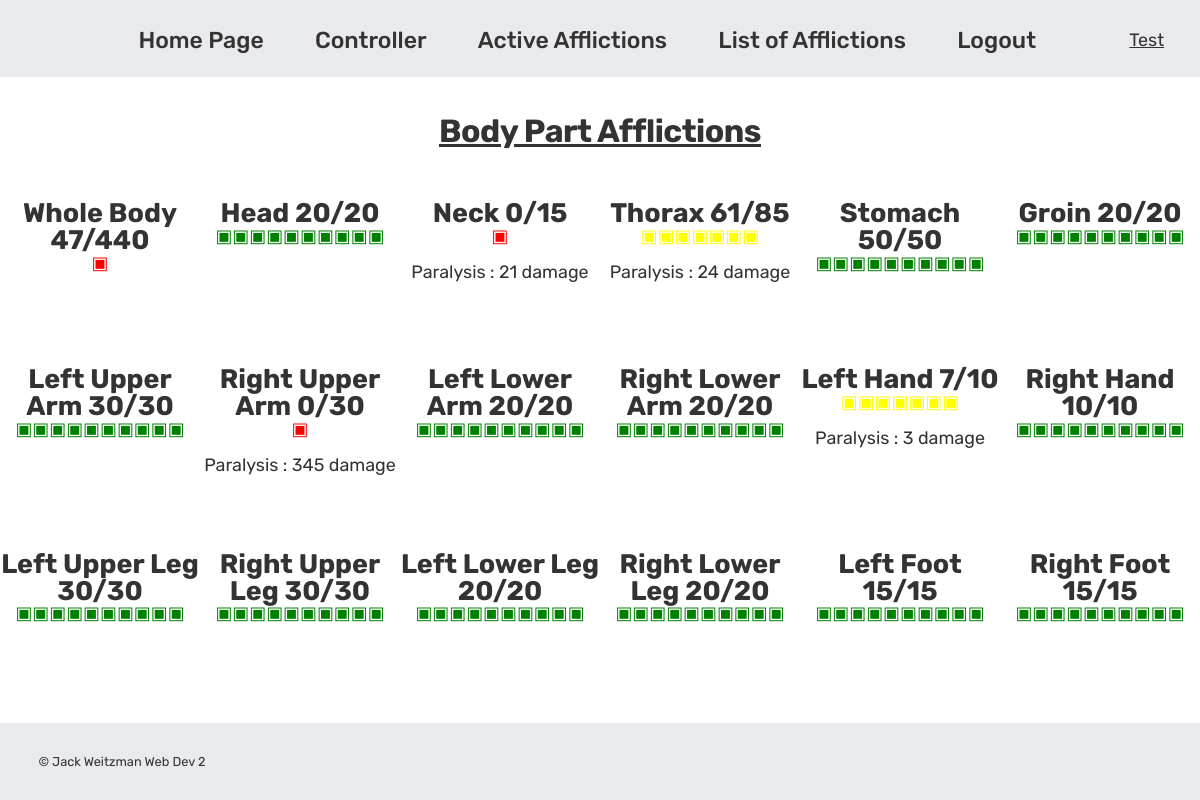
/active (signed in), run on the app's committed database.
### tables this page shows
CREATE TABLE body_part_health
(
    id INTEGER PRIMARY KEY AUTOINCREMENT,
    username TEXT NOT NULL,
    body_part TEXT NOT NULL,
    body_part_health_total INTEGER NOT NULL,
    body_part_health_active INTEGER NOT NULL
);

CREATE TABLE active
(
    id INTEGER PRIMARY KEY AUTOINCREMENT,
    username TEXT NOT NULL,
    body_part TEXT NOT NULL,
    affliction TEXT NOT NULL,
    health INTEGER
);

### app.py (the view)
@app.route("/active")
@login_required
def active():
    if session.get("admin", None) == 1:
        nav = 1
    elif session.get("username", None) is not None:
        nav = 2
    else:
        nav = 3
    username = session["username"]
    db = get_db()
    orderedDict = []
    bodyParts = ["Whole Body","Head","Neck","Thorax","Stomach","Groin","Left Upper Arm","Right Upper Arm","Left Lower Arm","Right Lower Arm","Left Hand","Right Hand","Left Upper Leg","Right Upper Leg","Left Lower Leg","Right Lower Leg","Left Foot","Right Foot"]
    activeAffliction = (db.execute("""SELECT * FROM active WHERE username = ?;""", (session["username"],)).fetchall())
    activeHealth = (db.execute("""SELECT * FROM body_part_health WHERE username = ?;""", (session["username"],)).fetchall())
    for item in bodyParts:
        emptyDict = {}
        emptyDict2 = {}
        for i in activeAffliction:
            if i["body_part"] == item:
                holder = i["affliction"]
                holder2 = i["health"]
                emptyDict[holder] = holder2
        sortedDict = dict(sorted(emptyDict.items(), key=lambda x: x[0].lower()))
        holder = item
        emptyDict2[holder] = sortedDict
        orderedDict.append(emptyDict2)
    return render_template("affliction_active.html", healthList = activeHealth, list2=activeAffliction, part=bodyParts, orderedDict = orderedDict, username = username, nav=nav)

### app.py (called while the page is built)
@app.before_request
def logged_in_user():
    g.user = session.get("username", None)

def login_required(view):
    @wraps(view)
    def wrapped_view(*args, **kwargs):
        if g.user is None:
            return redirect(url_for("login", next=request.url))
        return view(*args, **kwargs)
    return wrapped_view

### database.py (called while the page is built)
def get_db():
    if "db" not in g:
        g.db = sqlite3.connect(DATABASE, detect_types=sqlite3.PARSE_DECLTYPES)
        g.db.row_factory = sqlite3.Row
    return g.db

### templates/affliction_active.html (shortened to what this page needs)
{% extends "base.html" %}
{% block main_content %}
<section id="active">
<h1 class="heading-primary active-heading">Body Part Afflictions</h1>
{% for item in part %}
    <section class="active-body-part">
    {% for j in healthList %}
        {% if j["body_part"] == item %}
            <h2>{{ item }} {{ j["body_part_health_active"] }}/{{ j["body_part_health_total"] }}</h2>
            {% set x = j["body_part_health_active"] %}
            {% set y = j["body_part_health_total"] %}
            {% set z = (x/(y/10))|round|int %}
            {% if z == 0 %}
                {% set z = 1 %}
            {% endif %}
            {% if z == 8 or z == 9 or z == 10 %}
                <p style="color: green">{{ '▣' * z }}</p>
            {% elif z == 5 or z == 6 or z == 7 %}
                <p style="color: yellow;">{{ '▣' * z }}</p>
            {% elif z == 3 or z == 4 %}
                <p style="color: orange;">{{ '▣' * z }}</p>
            {% elif z == 1 or z== 2 %}
                <p style="color: red;">{{ '▣' * z }}</p>
            {% else %}
                <p>Graphic Error</p>
            {% endif %}
        {% endif %}
    {% endfor %}
    {% for i in orderedDict %}
        {% for key, value in i.items() %}
            {% if key == item %}
                {% for key2, value2 in value.items() %}
                    {% if key == "Whole Body" %}
                        <p>{{ key2 }}</p>
                    {% else %}
                        <p>{{ key2 }} : {{ value2 }} damage</p>
                    {% endif %}
                {% endfor %}
            {% endif %}
        {% endfor %}
    {% endfor %}
</section>
{% endfor %}
</section>
{% endblock %}

### static/styles.css (style rules this page uses)
* { padding: 0; margin: 0; box-sizing: border-box; color: #333; }
html { font-size: 80%; --primary-color: #E8EAED; --nav-text-color: #7AA3E1; background-color: #FFF; }
body { font-family: "Rubik", sans-serif; line-height: 1; font-weight: 400; color: #555; }
.heading-primary, .heading-secondary, .heading-tertiary { font-weight: 700; color: #333; letter-spacing: -0.5px; text-align: center; }
.heading-primary { font-size: 2.5rem; line-height: 1.05; margin: 9rem 0 4rem 0; text-decoration: underline; }
#active { display: grid; grid-template-columns: 1fr 1fr 1fr 1fr 1fr 1fr; padding-bottom: 6rem; }
.active-heading { grid-column: 1 / span 6; text-align: center; }
.active-body-part { text-align: center; padding-bottom: 6rem; font-size: 1.4rem; }

### data on the page
body_part_health: body_part "Whole Body", body_part_health_active "47", body_part_health_total "440", value "▣"
body_part_health: body_part "Head", body_part_health_active "20", body_part_health_total "20", value "▣▣▣▣▣▣▣▣▣▣"
body_part_health: body_part "Neck", body_part_health_active "0", body_part_health_total "15", value "▣"
active: affliction "Paralysis", health "21"
body_part_health: body_part "Thorax", body_part_health_active "61", body_part_health_total "85", value "▣▣▣▣▣▣▣"
active: affliction "Paralysis", health "24"
body_part_health: body_part "Stomach", body_part_health_active "50", body_part_health_total "50", value "▣▣▣▣▣▣▣▣▣▣"
body_part_health: body_part "Groin", body_part_health_active "20", body_part_health_total "20", value "▣▣▣▣▣▣▣▣▣▣"
body_part_health: body_part "Left Upper Arm", body_part_health_active "30", body_part_health_total "30", value "▣▣▣▣▣▣▣▣▣▣"
body_part_health: body_part "Right Upper Arm", body_part_health_active "0", body_part_health_total "30", value "▣"
active: affliction "Paralysis", health "345"
body_part_health: body_part "Left Lower Arm", body_part_health_active "20", body_part_health_total "20", value "▣▣▣▣▣▣▣▣▣▣"
body_part_health: body_part "Right Lower Arm", body_part_health_active "20", body_part_health_total "20", value "▣▣▣▣▣▣▣▣▣▣"
body_part_health: body_part "Left Hand", body_part_health_active "7", body_part_health_total "10", value "▣▣▣▣▣▣▣"
active: affliction "Paralysis", health "3"
body_part_health: body_part "Right Hand", body_part_health_active "10", body_part_health_total "10", value "▣▣▣▣▣▣▣▣▣▣"
body_part_health: body_part "Left Upper Leg", body_part_health_active "30", body_part_health_total "30", value "▣▣▣▣▣▣▣▣▣▣"
body_part_health: body_part "Right Upper Leg", body_part_health_active "30", body_part_health_total "30", value "▣▣▣▣▣▣▣▣▣▣"
body_part_health: body_part "Left Lower Leg", body_part_health_active "20", body_part_health_total "20", value "▣▣▣▣▣▣▣▣▣▣"
body_part_health: body_part "Right Lower Leg", body_part_health_active "20", body_part_health_total "20", value "▣▣▣▣▣▣▣▣▣▣"
body_part_health: body_part "Left Foot", body_part_health_active "15", body_part_health_total "15", value "▣▣▣▣▣▣▣▣▣▣"
body_part_health: body_part "Right Foot", body_part_health_active "15", body_part_health_total "15", value "▣▣▣▣▣▣▣▣▣▣"

### other printed values
{{ username }} "Test"
